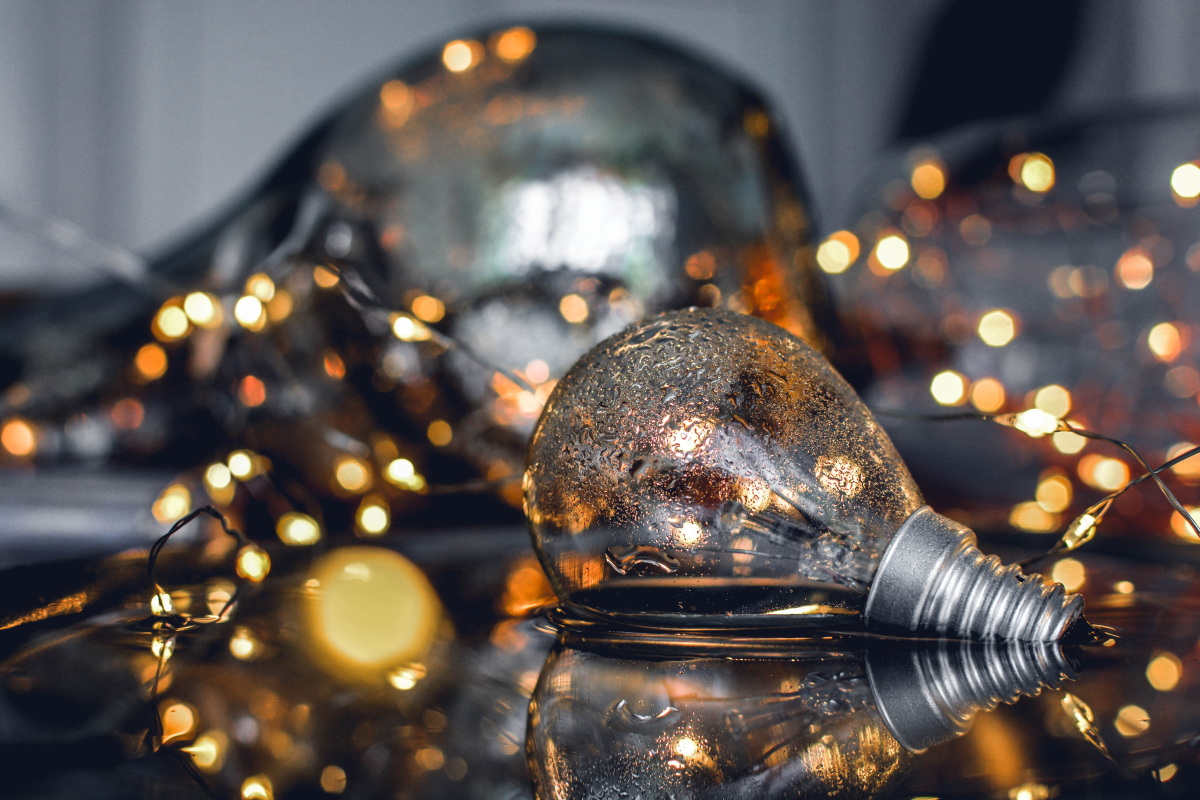
#> input picture images/test_image.jpg, 6000 x 4000 px, found by its file name (shown at 1/5 size); its folder holds only this picture in this run
$ python MyResizer.py
#> lines starting #> are read from the running program, lines starting #| are printed output that depends on the picture
#!/usr/bin/python
from PIL import Image
import os, argparse, sys
import time

desc = "====== MyResampler - made for mum with love ======"
f_path = ""
dirs = dir()

 # Instantiate the parser and give it a description that will show before help
parser = argparse.ArgumentParser(description=desc)
print(desc)

parser.add_argument('--prompt', dest='prompt', type=bool, help='Włącza zapytanie o ścieżkę przy uruchomieniu', default=True)
parser.add_argument('--path', dest='runpath', type=str, help='Ścieżka w której znajdują się obrazy do resamplingu', default='images')
parser.add_argument('--x_size', dest='x_size', type=str,  help='Rozmiar osi X zdjęcia (w pixelach) - domyślnie 1000', default=1000)
parser.add_argument('--y_size', dest='y_size', type=str,  help='Rozmiar osi Y zdjęcia (w pixelach) - domyślnie adaptacyjnie do oryginalnego zdjęcia', default=0)
parser.add_argument('--rotate', dest='rotate', type=bool, help='Zmień orientacje zdjęć na pionową  - domyślnie wyłączone ', default=False)

def main():
    global f_path

    # Run method to parse the arguments
    args = parser.parse_args()

    while True:
        try:
            if args.prompt:
                path = str(input("Podaj nazwę podfolderu do resamplingu: "))
#> the answer given: images
                runpath = os.getcwd()+'\\'+path+'\\'
            else:
                runpath = os.getcwd()+'\\'+args.runpath+'\\'

            dirs = os.listdir(runpath)

            folder = "resampled"
            f_path = os.path.join(runpath, folder)
            if not os.path.exists(f_path):
                os.makedirs(f_path)
                print("Stworzono folder "+str(folder))
                print(f_path)
            break

        except Exception as error:
            print("Podana ścieżka nie istnieje!")
            print("Spróbuj jeszcze raz.")

    for item in dirs:
        if os.path.isfile(runpath+item):
            try:
                im = Image.open(runpath+item)
#> im is the input picture: PIL image 6000x4000 RGB; mean R, G, B 95, 86.4, 81.8
                f, e = os.path.splitext(runpath+item)

                if(im.size[0] > im.size[1] and args.rotate == 1):
                    im = im.rotate(-90, Image.NEAREST, expand=1)

                if(args.y_size == 0):
                    y_size = int(im.size[1]*args.x_size/im.size[0])
#> y_size = 666

                imResize = im.resize((args.x_size,y_size))
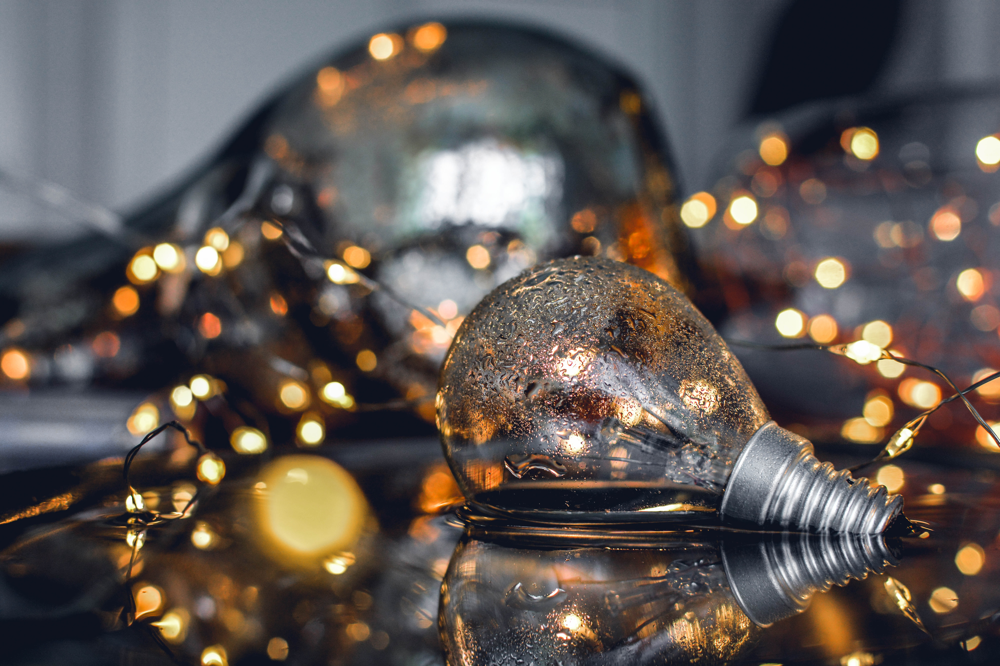
#> imResize: PIL image 1000x666 RGB; mean R, G, B 95, 86.4, 81.8

                # Path workaround
                file_name = str(item)
                final_path = os.path.join(f_path, file_name)
                imResize.save(final_path, 'JPEG', quality=90)
                print("Pomyślnie zmniejszono plik "+file_name)

            except Exception as error:
                print("Plik "+str(item)+" nie może być zmniejszony. \n("+str(error)+")")
                print("")

    print("Program zakończył działanie.")
#> (the run stopped early here; a loop or call above may not have finished)
